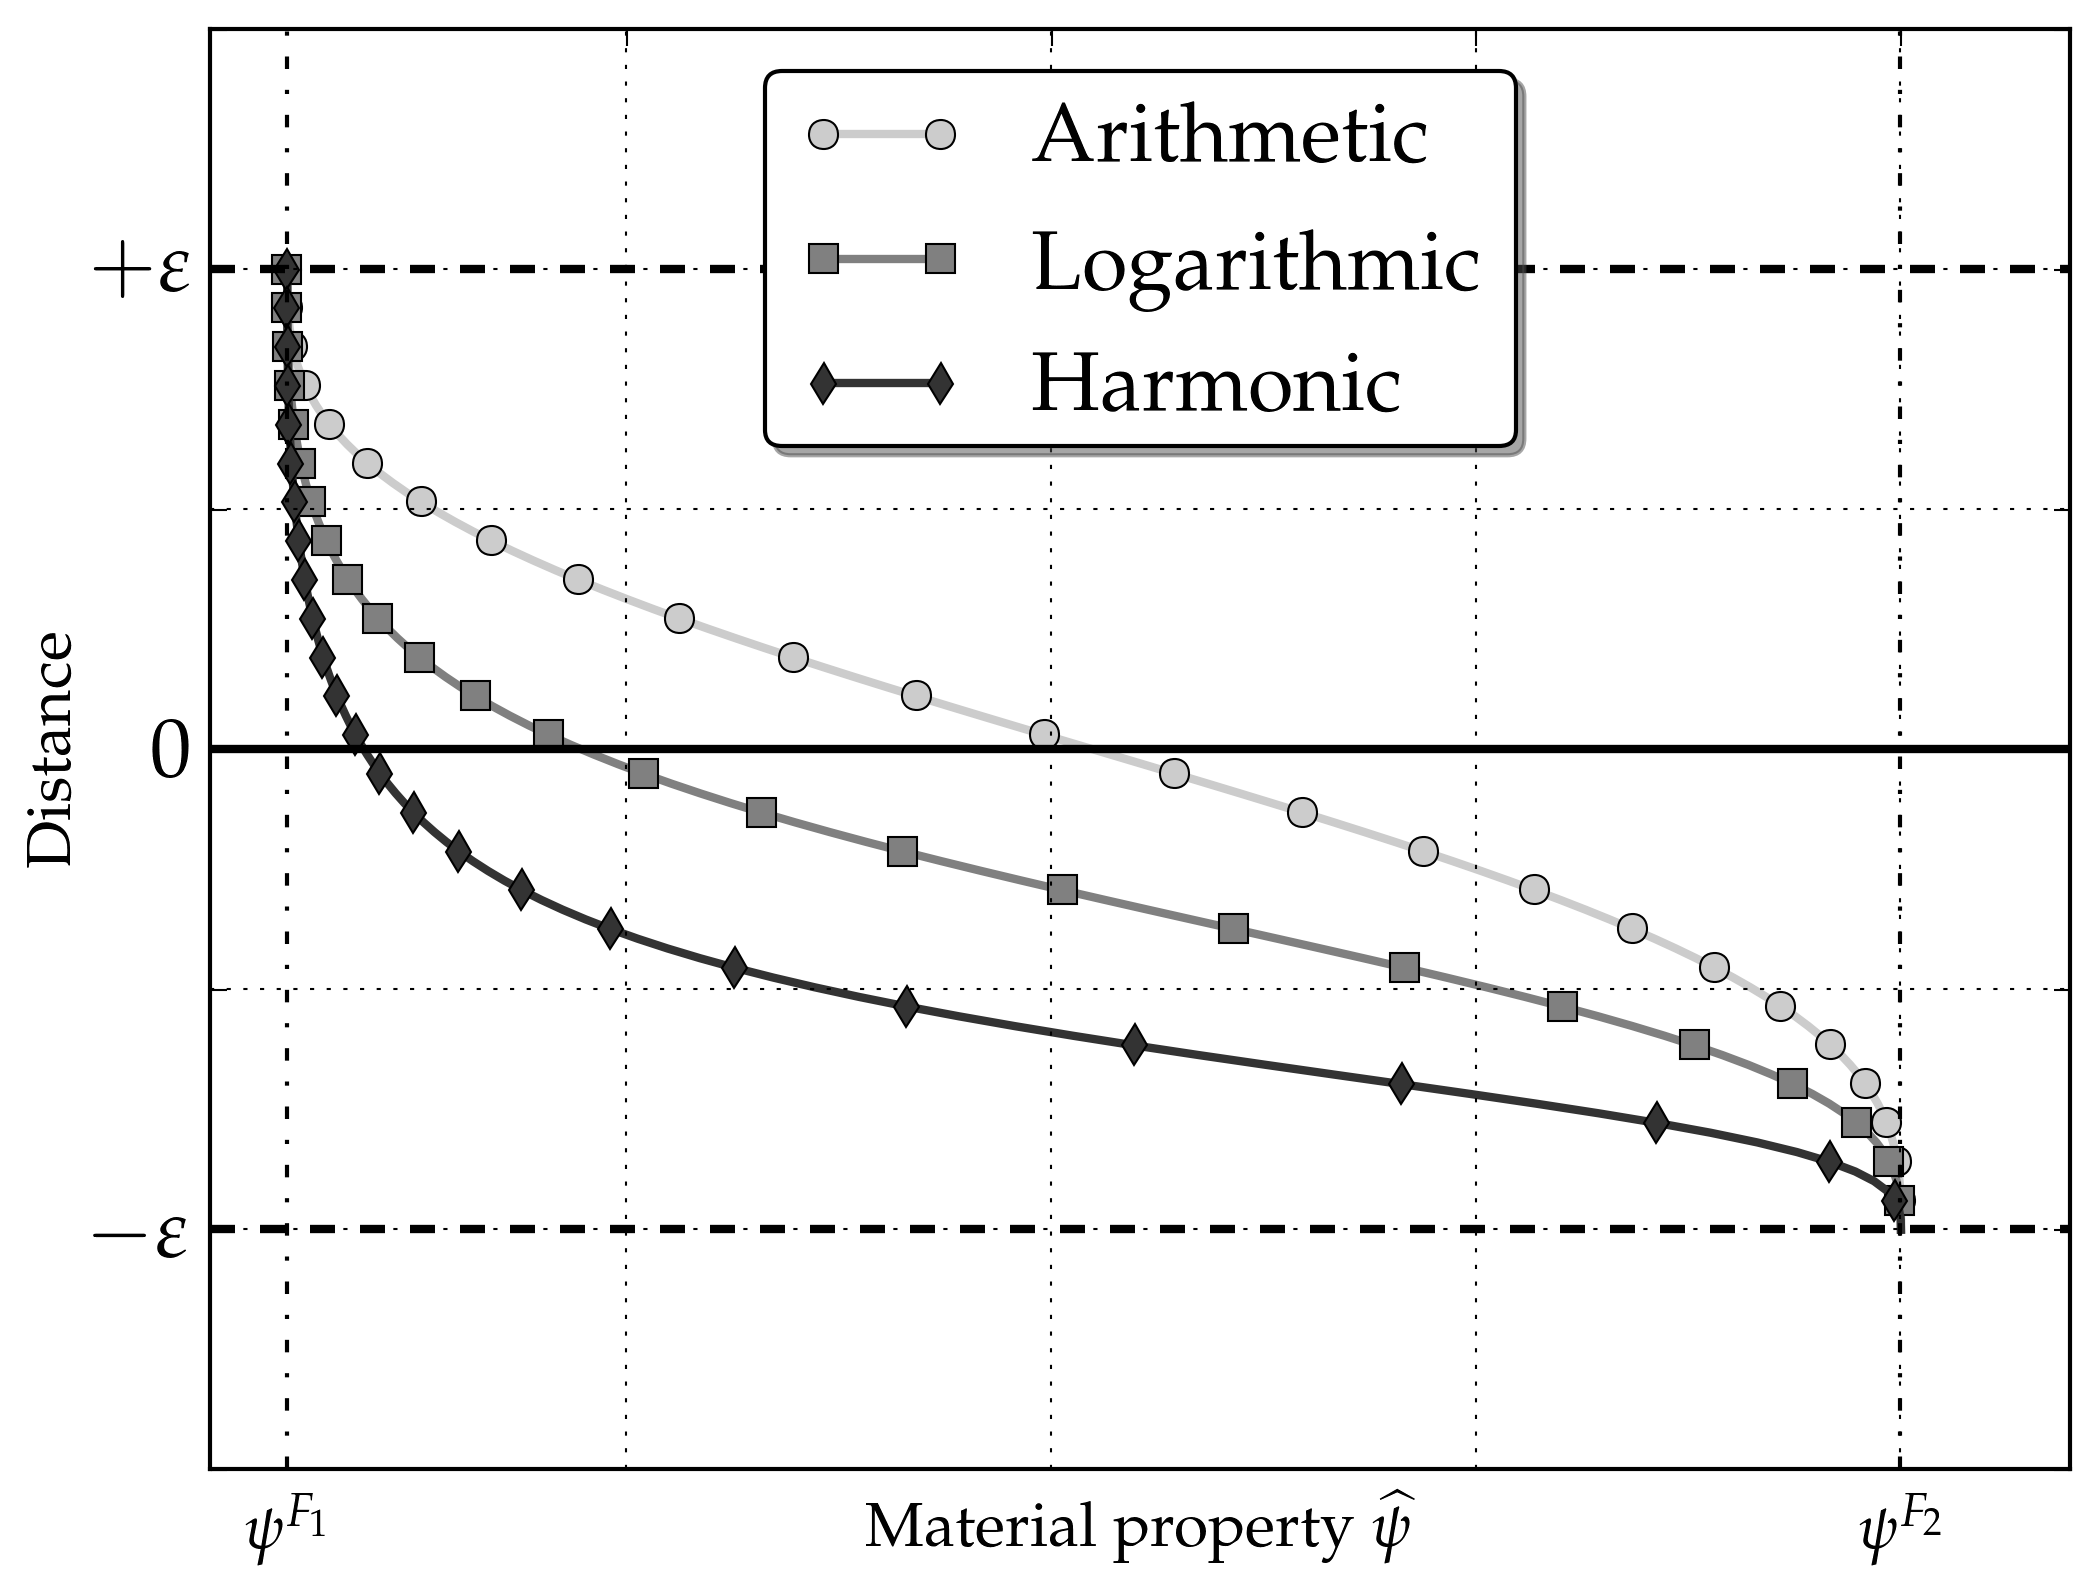

The Python source for this figure:
sz=20

from matplotlib import rc
rc('font',**{'family':'serif','serif':['Palatino']})
## for Palatino and other serif fonts use:
#rc('font',**{'family':'serif','serif':['Palatino']})
rc('text', usetex=True)
rc('axes', labelsize=sz)
rc('xtick', labelsize=sz)
rc('ytick', labelsize=sz)
rc('legend', fontsize=sz)
#===========
# USER DATA
#===========
eps = 4e-4 # 10.0
view_factor = 1.5
NbNodes= 100
#===========
# PLOT DATA
#===========
mf = 4
ms = 7
al= 1
#=======================================
from math import pi, sin, cos, fabs, log10, e, log
def heaviside(alpha):
	""" Computes a linear heaviside smoothed near the limits of the mixing zone """
	if      alpha > eps: return 1
	elif    alpha < (-1)*eps: return 0
	else:   return ( 0.5 * ( 1 + alpha/eps + (1/pi) * sin(pi*alpha/eps)) )
#========================================
def dirac(alpha):
	""" Computes a dirac smoothed near the limits of the mixing zone """
	if      fabs(alpha) < eps: return ( 0.5/eps * ( 1 + cos(pi*alpha/eps)) )
	else:   return 0
#========================================
def ARITHMETIC(alpha, psi_metal, psi_air):
	""" Computes an arithmetic mixing law """
	h_metal = heaviside(alpha)
	h_air = 1 - heaviside(alpha)
	
	return( psi_metal * h_metal + h_air * psi_air )
#========================================
def LOG(alpha, psi_metal, psi_air):
	""" Computes an arithmetic mixing law """
	h_metal = heaviside(alpha)
	h_air = 1 - heaviside(alpha)
	
	return( 10**(log10(psi_metal) * h_metal + log10(psi_air) * h_air) )
#========================================
def LN(alpha, psi_metal, psi_air):
	""" Computes an arithmetic mixing law """
	h_metal = heaviside(alpha)
	h_air = 1 - heaviside(alpha)
	
	return( e**(log(psi_metal) * h_metal + log(psi_air) * h_air) )
#========================================
def GEOMETRIC(alpha, psi_metal, psi_air):
	""" Computes an arithmetic mixing law """
	h_metal = heaviside(alpha)
	h_air = 1 - heaviside(alpha)
	
	return( (psi_metal**h_metal) + (psi_air** h_air) ) 
#========================================
def HARMONIC(alpha, psi_metal, psi_air):
	""" Computes an arithmetic mixing law """
	h_metal = heaviside(alpha)
	h_air = 1 - heaviside(alpha)
	
	return( 1/ (h_metal / psi_metal + h_air / psi_air ) ) 
#========================================

import numpy as np
import matplotlib.pyplot as plt
fig, ax = plt.subplots()
heaviside = np.vectorize(heaviside)
dirac = np.vectorize(dirac)

# x = np.linspace(-view_factor*eps, view_factor*eps, NbNodes)
x = np.linspace(-eps, eps, NbNodes)

# dirac_normed = dirac(x) / float(dirac(x).max())
# ax.plot(dirac_normed, x, "y-^", lw =2, label = "Dirac (Normalized)", markevery= mf, ms= ms)

mu_m = 2e-3
mu_a = 1e-4

mu = ARITHMETIC(x,mu_m,mu_a)
# ax.plot(mu,	x, "b-o", lw =2, label = "Arithmetic", markevery= mf, ms= ms, alpha= al)
ax.plot(mu,	x, ls="-", marker="o", color=(0.8,0.8,0.8) , lw =2, label = "Arithmetic", markevery= mf, ms= ms, alpha= al)


mu = LOG(x,mu_m,mu_a)
#ax.plot(mu,	x, "m-s", lw =2, label = "LOG", markevery= mf, ms= ms, alpha= al)

mu = LN(x,mu_m,mu_a)
# ax.plot(mu,	x, "r-s", lw =2, label = "Logarithmic", markevery= mf*4, ms= ms, alpha= 1)
ax.plot(mu,	x, ls="-", marker="s", color=(0.5,0.5,0.5) , lw =2, label = "Logarithmic", markevery= mf, ms= ms, alpha= al)

mu = GEOMETRIC(x,mu_m,mu_a)
# mu /= float(mu.max())
# ax.plot(mu,	x, "y-^", lw =2, label = "Geometric", markevery= mf, ms= ms, alpha= al)

mu = HARMONIC(x,mu_m,mu_a)
ax.plot(mu,	x, ls="-", marker="d", color=(0.2,0.2,0.2) , lw =2, label = "Harmonic", markevery= mf, ms= ms, alpha= al)


fs = 15
ax.text(0.0001, 0.00065, '$\psi^{F_1}$',
        horizontalalignment='center',
        verticalalignment='center',
		fontsize=fs
		)
ax.text(0.002, 0.00065, '$\psi^{F_2}$',
        horizontalalignment='center',
        verticalalignment='center',
		fontsize=fs
		)
		
ax.axhline(y=eps, lw=2, ls="--", color="k")
ax.axhline(y=-eps, lw=2, ls="--", color="k")
ax.axhline(y=0, lw=2, ls="-", color="k")
ax.axvline(x=mu_a, lw=1, ls="-.", color="k")
ax.axvline(x=mu_m, lw=1, ls="-.", color="k")
legend = ax.legend(loc='best', shadow=True, fancybox=True)
plt.xlabel('Material property $\widehat{\psi}$', fontsize=fs)
plt.ylabel('Distance', fontsize=fs)
# plt.title('Mixing laws')
plt.ylim(ymin= -view_factor*eps , ymax=view_factor*eps)
plt.xlim(xmin= mu_a*0.1 , xmax= mu_m*1.1)
plt.gca().invert_yaxis()
ax.xaxis.tick_top()

#======================
# SET CUSTOM AXIS LABEL
#======================
# a=ax.get_xticks().tolist() 
# a=[]
a=["","","","","",""]
ax.set_xticklabels(a) 

b=["","","","","",""]
b[5]="$-\\varepsilon$"
b[3]="$0$"
b[1]="$+\\varepsilon$"
ax.set_yticklabels(b) 
 
# ax.get_xaxis().set_visible(False)
# ax.get_yaxis().set_visible(False)
plt.grid()

# plt.show()
plt.savefig("mixinglaws.png",  dpi=300, bbox_inches='tight')
plt.savefig("mixinglaws.pdf",  dpi=300, bbox_inches='tight')
# plt.savefig("mixing_laws.svg",  dpi=300, bbox_inches='tight')
